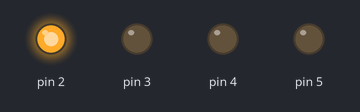
Recording of a sketch running on a simulated Arduino Uno, built with avr-gcc and run on an emulated ATmega328P. Shown: output pins drawn as LEDs (lit = HIGH).

Above: at 0.2 s.
At 2.2 s:
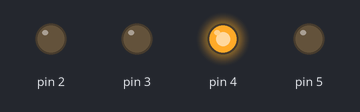
At 3.2 s:
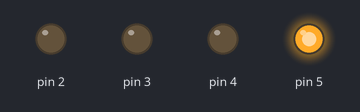
At 3.7 s:
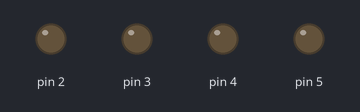
At 7.2 s:
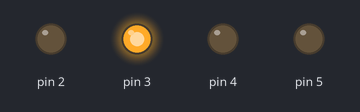
Timing chart, 0 to 7.8 s (numbered marks = the images above):
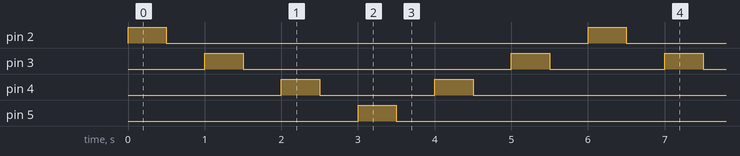

The sketch:

Clase_5_-_Salidas_Digitales.ino
```cpp
void setup() {
  // put your setup code here, to run once:
  pinMode( 2, OUTPUT) ;
  pinMode( 3, OUTPUT) ;
  pinMode( 4, OUTPUT) ;
  pinMode( 5, OUTPUT) ;
}

void loop() {
  for ( int i = 2 ; i <= 5 ; i++) // Definimos la variable i sobre la marcha
  {
    digitalWrite( i , HIGH) ;
    delay (500) ;
    digitalWrite( i , LOW);
    delay (500) ;
  }
  for ( int i = 4 ; i >= 3 ; i--) // Definimos la variable i sobre la marcha
  {
    digitalWrite( i , HIGH) ;
    delay (500) ;
    digitalWrite( i , LOW);
    delay (500) ;
  }

}
```

Measured:
- by itself, pin 2, pin 5: alternates HIGH for 0.50 s and LOW for 5.5 s
- by itself, pin 3: repeats every 6.0 s: LOW 3.5 s, HIGH 0.50 s, LOW 1.5 s, HIGH 0.50 s
- by itself, pin 4: repeats every 6.0 s: LOW 1.5 s, HIGH 0.50 s, LOW 3.5 s, HIGH 0.50 s
